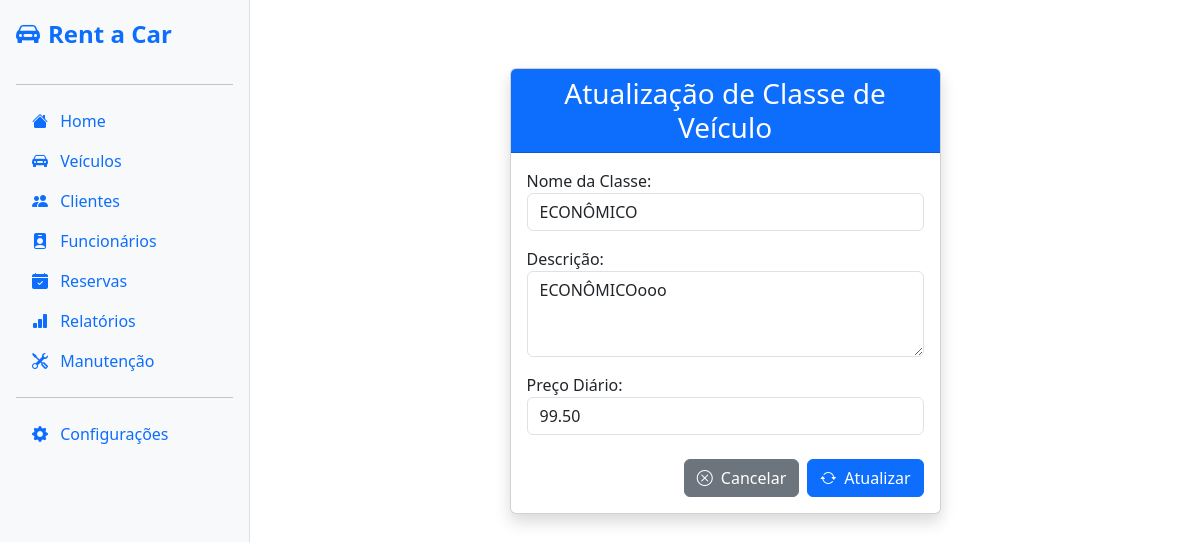
Page /atualizar-classe/1/ on the committed database.
### vehicles/models.py (models this page shows, shortened)
class VehicleClass(models.Model):
    name = models.CharField(max_length=50)
    description = models.TextField(blank=True, null=True)
    daily_price = models.DecimalField(max_digits=10, decimal_places=2)

### vehicles/views.py (the view)
# urls.py: path('atualizar-classe/<int:vehicle_class_id>/', views.update_vehicle_class, name='update_vehicle_class'),
def update_vehicle_class(request, vehicle_class_id):
    vehicle_class = VehicleClass.objects.get(id=vehicle_class_id)
    if request.method == 'POST':
        form = VehicleClassForm(request.POST, instance=vehicle_class)
        if form.is_valid():
            form.save()
            return redirect('list_vehicle_classes')
    else:
        form = VehicleClassForm(instance=vehicle_class)
    dados = {
        'form': form,
        'vehicle_class': vehicle_class,
    }
    return render(request, 'vehicle_class/update_vehicle_class.html', dados)

### vehicles/forms.py
class VehicleClassForm(forms.ModelForm):
    class Meta:
        model = VehicleClass
        fields = ['name', 'description', 'daily_price']
        labels = {
            'name': 'Nome da Classe',
            'description': 'Descrição',
            'daily_price': 'Preço Diário',
        }
        widgets = {
            'name': forms.TextInput(attrs={'class': 'form-control'}),
            'description': forms.Textarea(attrs={'class': 'form-control', 'rows': 3}),
            'daily_price': forms.NumberInput(attrs={'class': 'form-control'}),
        }

### vehicles/templates/vehicle_class/update_vehicle_class.html
{% extends "base/base.html" %} {% block content %}
<div class="container mt-5">
  <div class="row justify-content-center">
    <div class="col-md-8 col-lg-6">
      <div class="card shadow">
        <div class="card-header bg-primary text-white text-center">
          <h3 class="mb-0">Atualização de Classe de Veículo</h3>
        </div>
        <div class="card-body">
          <form method="post">
            {% csrf_token %} {{ form.as_p }}
            <div class="d-flex justify-content-end gap-2 mt-4">
              <a
                href="{% url 'list_vehicle_classes' %}"
                class="btn btn-secondary d-flex align-items-center"
              >
                <i class="bi bi-x-circle me-2"></i> Cancelar
              </a>
              <button
                type="submit"
                class="btn btn-primary d-flex align-items-center"
              >
                <i class="bi bi-arrow-repeat me-2"></i> Atualizar
              </button>
            </div>
          </form>
        </div>
      </div>
    </div>
  </div>
</div>
{% endblock %}

### rows in the picture
VehicleClass: name "ECONÔMICO", description "ECONÔMICOooo", daily_price "99.50"
